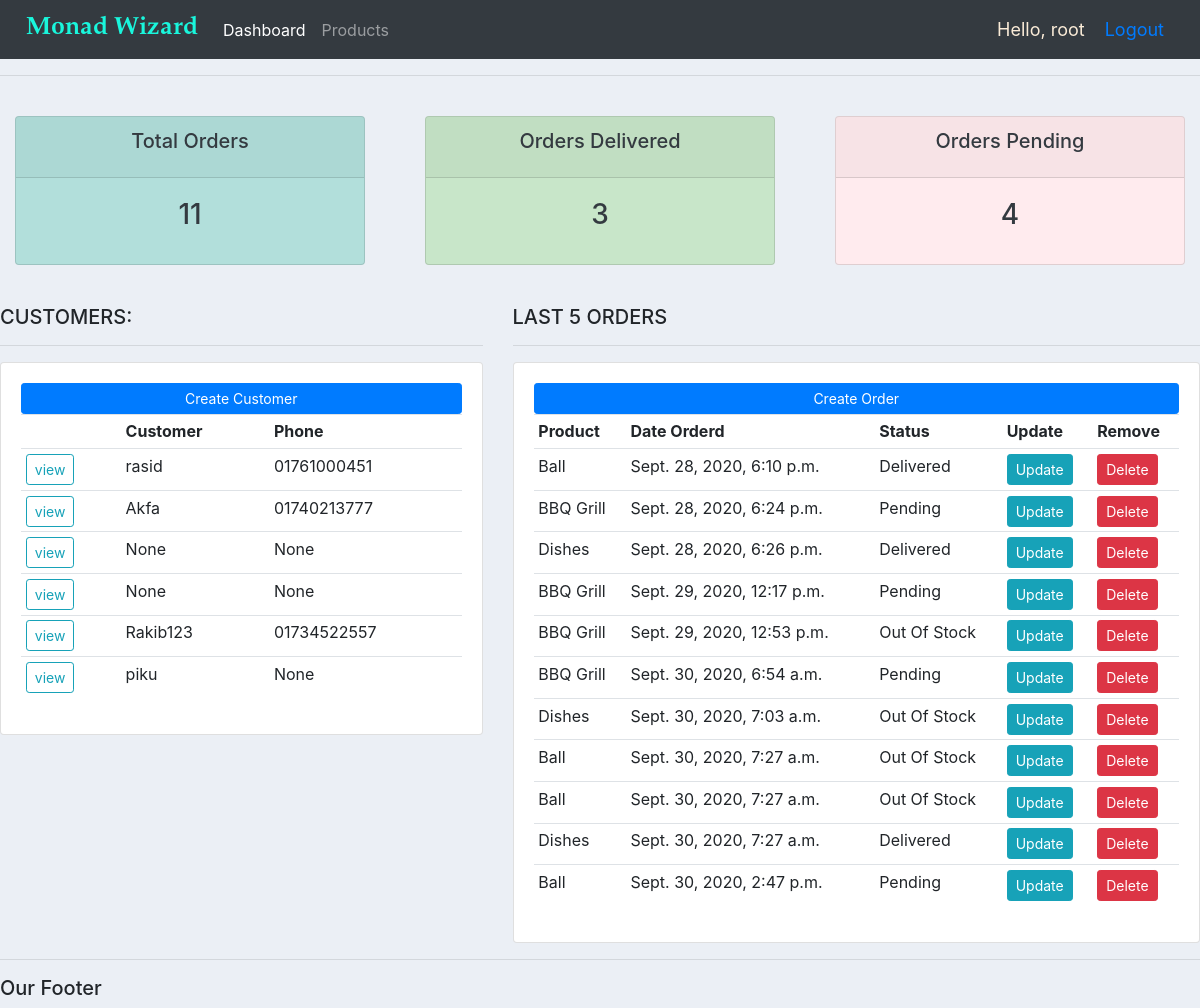
The app's page / (signed in), older data.
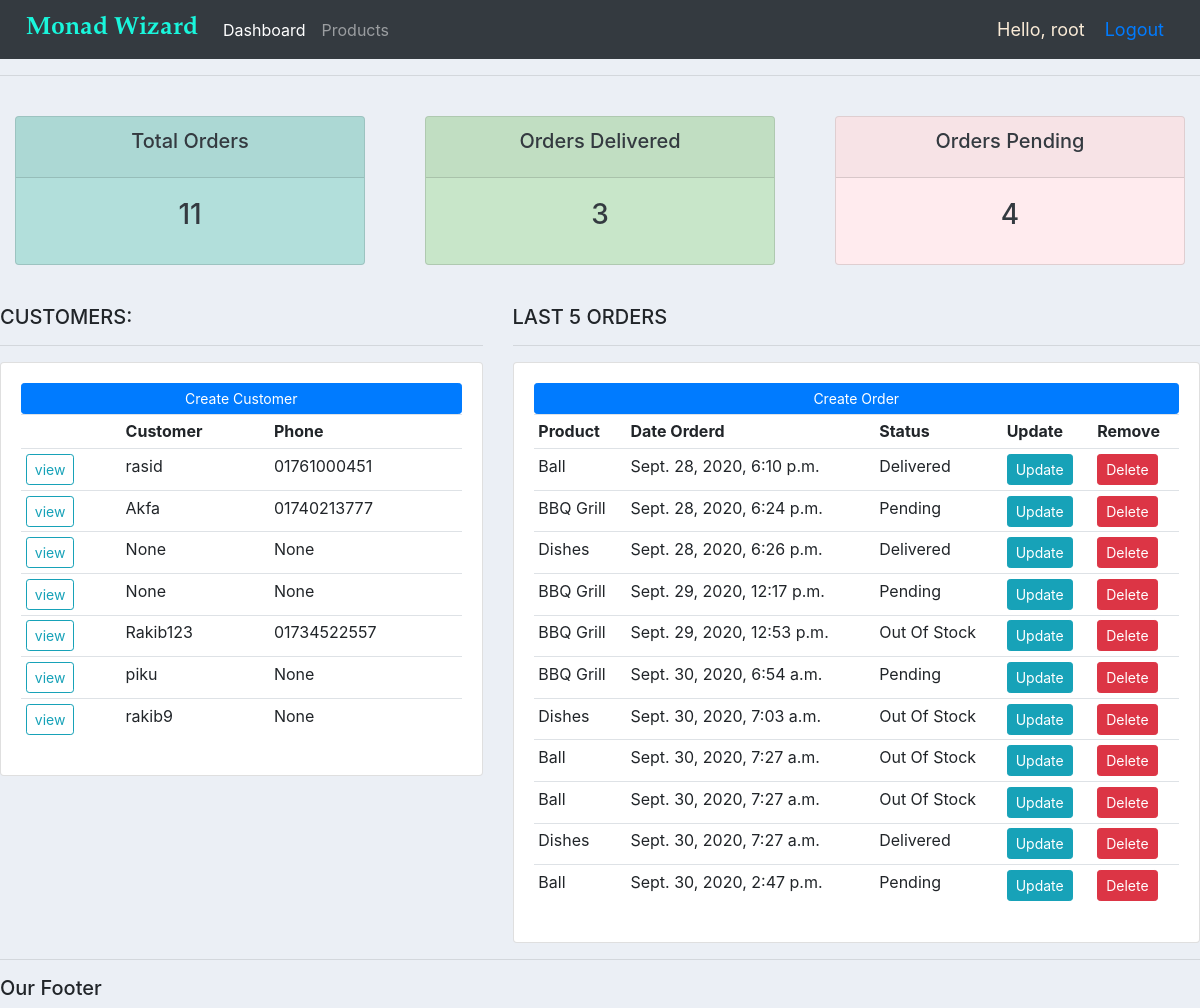
The same page, newer data.
### accounts/models.py (models this page shows, shortened)
class Customer(models.Model):
    user = models.OneToOneField(User, null=True,blank=True, on_delete=models.CASCADE)
    profile_pic = models.ImageField(default='dpp.png', null=True, blank=True)
    name = models.CharField(max_length=200, null=True)
    phone = models.CharField(max_length=50, null=True)
    email = models.EmailField(max_length=100, null=True)
    date_created = models.DateTimeField(auto_now_add=True, null=True)

class Order(models.Model):
    STATUS = (
        ('Pending', 'Pending'),
        ('Out Of Stock', 'Out of Stock'),
        ('Delivered', 'Delivered'),
    )
    customer = models.ForeignKey(Customer, null=True, on_delete=models.SET_NULL)
    product = models.ForeignKey(Product, null=True, on_delete=models.SET_NULL)
    date_created = models.DateTimeField(auto_now_add=True, null=True)
    status = models.CharField(max_length=200, null=True,choices=STATUS)

class Product(models.Model):
    CATEGORY = (
        ('Indoor', 'Indoor'),
        ('Out Door', 'Out Door'),
    )
    name = models.CharField(max_length=200, null=True)
    price = models.FloatField(null=True)
    category = models.CharField(max_length=200, null=True,choices=CATEGORY)
    description = models.CharField(max_length=200, null=True, blank=True)
    date_created = models.DateTimeField(auto_now_add=True, null=True)
    tags = models.ManyToManyField(Tag)

### accounts/decorators.py (the view)
    def wrapper_func(request, *args, **kwargs):
        group = None
        if request.user.groups.exists():
            group = request.user.groups.all()[0].name
        if group == 'customer':
            return redirect('user-page')
        if group == 'admin':
            return view_func(request, *args, **kwargs)

### accounts/views.py (called while the page is built)
@login_required(login_url='login')
@admin_only
def home(request):
    orders = Order.objects.all()
    customers = Customer.objects.all()
    total_order = orders.count()
    delivered = Order.objects.filter(status='Delivered').count()
    pending = Order.objects.filter(status='Pending').count()
    contex = {'orders' : orders, 'customers' : customers,
        'total_order' : total_order, 'delivered' : delivered, 'pending' : pending }
    return render(request, 'accounts/dashboard.html', contex)

### accounts/templates/accounts/dashboard.html
{% extends 'accounts/main.html' %}
{% block content %}
{% include 'accounts/status.html' %}
<br>
<div class="row">
	<div class="col-md-5">
		<h5>CUSTOMERS:</h5>
		<hr>
		<div class="card card-body">
			<a class="btn btn-primary  btn-sm btn-block" href="">Create Customer</a>
			<table class="table table-sm">
				<tr>
					<th>  </th>
					<th>Customer</th>
					<th>Phone</th>
				</tr>
				{% for customer in customers %}
					<tr>
						<th> <a class="btn btn-outline-info  btn-sm " href="{% url 'customer' customer.id %}"> view </a></th>
						<td> {{ customer.name }} </td>
						<td> {{ customer.phone }} </td>
					</tr>
				{% endfor %}
			</table>
		</div>
	</div>
	<div class="col-md-7">
		<h5>LAST 5 ORDERS</h5>
		<hr>
		<div class="card card-body">
			<a class="btn btn-primary  btn-sm btn-block" href="{% url 'create_order' %}">Create Order</a>
			<table class="table table-sm">
				<tr>
					<th>Product</th>
					<th>Date Orderd</th>
					<th>Status</th>
					<th>Update</th>
					<th>Remove</th>
				</tr>
				{% for order in orders %}
					<tr>
						<td> {{ order.product.name }} </td>
						<td> {{ order.date_created }} </td>
						<td> {{ order.status }} </td>
						<td><a class="btn btn-sm btn-info" href="{% url 'update_order' order.id %}"> Update </a></td>
						<td><a class="btn btn-sm btn-danger" href="{% url 'delete_order' order.id %}"> Delete </a></td>
					</tr>
				{% endfor %}
			</table>
		</div>
	</div>
</div>
{% endblock %}

### accounts/templates/accounts/main.html (shortened to what this page needs)
{% load static %}
<!DOCTYPE html>
<html lang="en">
<head>
    <link rel="stylesheet" href="https://stackpath.bootstrapcdn.com/bootstrap/4.5.2/css/bootstrap.min.css">
    <link rel="stylesheet" href="{% static '/css/main.css' %}">
</head>
<body>
    {% include 'accounts/navbar.html' %}
    <hr>
    {% block content %}
    {% endblock %}
    <hr>
<h5>Our Footer</h5>
</body>
</html>

### accounts/templates/accounts/navbar.html (shortened to what this page needs)
{% load static %}
<nav class="navbar navbar-expand-lg navbar-dark bg-dark">
    <img src="{% static 'images/logo.png' %}" alt="MW">
    <div class="collapse navbar-collapse" id="navbarNav">
      <ul class="navbar-nav">
        {% if request.user.is_staff %}
        <li class="nav-item active">
          <a class="nav-link" href="{% url 'home' %}">Dashboard </a>
        </li>
        <li class="nav-item">
          <a class="nav-link" href="{% url 'products' %}">Products</a>
        </li>
        {% else %}
        <li class="nav-item">
          <a class="nav-link" href="{% url 'account' %}">Settings</a>
        </li>
        {% endif %}
      </ul>
    </div>
    <span class="hello">Hello, {{ request.user }} </span>
    <span class="hello"><a href="{% url 'logout' %}">Logout</a></span>
  </nav>

### accounts/templates/accounts/status.html
<br>
<div class="row">
	<div class="col">
		<div class="col-md">
			<div class="card text-center text-dark  mb-3" id="total-orders">
			  	<div class="card-header">
			  		<h5 class="card-title">Total Orders</h5>
			  	</div>
			  	<div class="card-body">
			    	<h3 class="card-title">{{ total_order }}</h3>
			  	</div>
			</div>
		</div>
	</div>
	<div class="col">
		<div class="col-md">
			<div class="card text-center text-dark  mb-3" id="orders-delivered">
			  	<div class="card-header">
			  		<h5 class="card-title">Orders Delivered</h5>
			  	</div>
			  	<div class="card-body">
			    	<h3 class="card-title">{{ delivered }}</h3>
			  	</div>
			</div>
		</div>
	</div>
	<div class="col">
		<div class="col-md">
			<div class="card text-center text-dark  mb-3" id="orders-pending">
			  	<div class="card-header">
			  		<h5 class="card-title">Orders Pending</h5>
			  	</div>
			  	<div class="card-body">
			    	<h3 class="card-title">{{ pending }}</h3>
			  	</div>
			</div>
		</div>
	</div>
</div>

### static/css/main.css (style rules this page uses)
body { background-color: #ebeff5; }
#total-orders { background-color: #b2dfdb; }
#orders-delivered { background-color: #c8e6c9; }
#orders-pending { background-color: #ffebee; }

### accounts/templates/accounts/navbar.html (style rules this page uses)
.hello { font-size: 18px; color: antiquewhite; margin-right: 20px; }

Row changes from the older to the newer data that the page shows:
added Customer: name "rakib9", phone "None"
